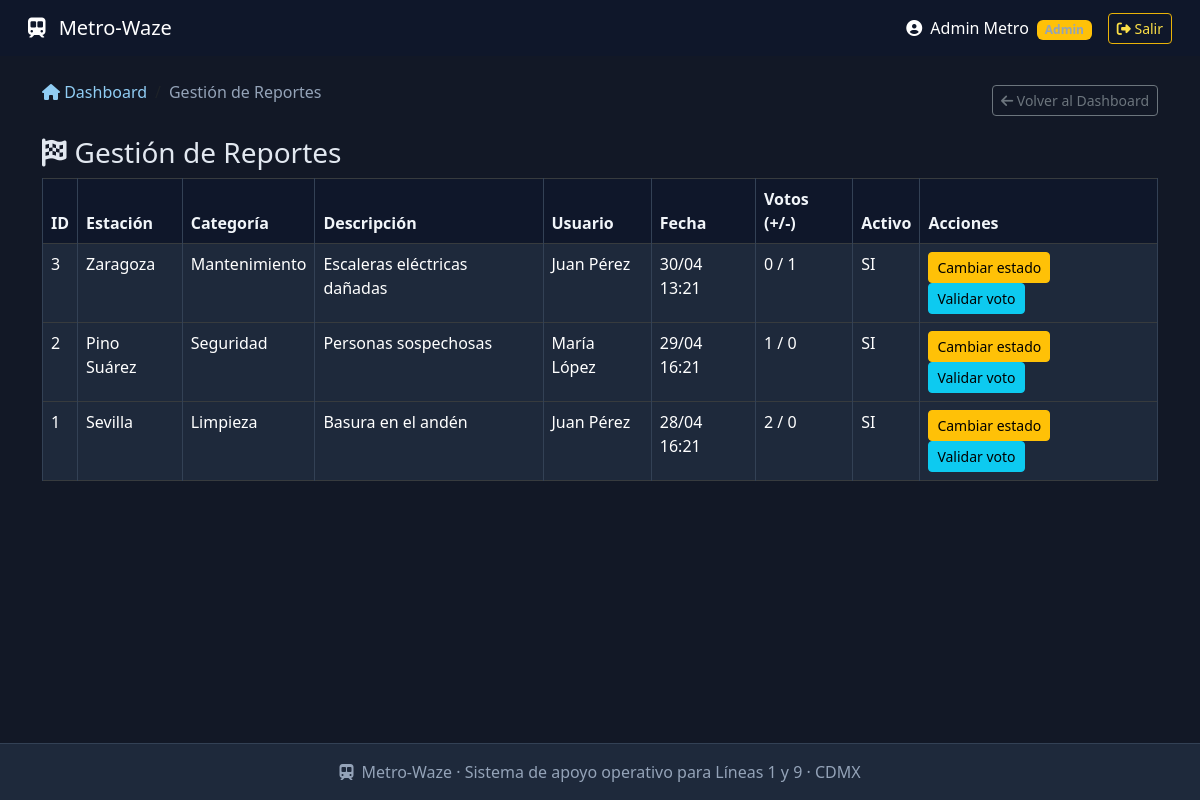
The app's page /reportes.php (signed in) with its own data.
### tables this page shows
CREATE TABLE reporte (
    id_reporte INT PRIMARY KEY AUTO_INCREMENT NOT NULL,
    id_usuario INT NOT NULL,
    id_estacion INT NOT NULL,
    categoria VARCHAR(50) NOT NULL,
    descripcion VARCHAR(150) NOT NULL,
    fecha_hora DATETIME NOT NULL,
    activo BOOLEAN NOT NULL DEFAULT TRUE,
    FOREIGN KEY (id_usuario) REFERENCES usuario(id_usuario) ON DELETE CASCADE,
    FOREIGN KEY (id_estacion) REFERENCES estacion(id_estacion) ON DELETE CASCADE
);

CREATE TABLE estacion (
    id_estacion INT PRIMARY KEY AUTO_INCREMENT NOT NULL,
    nombre VARCHAR(100) NOT NULL,
    id_linea INT NOT NULL,
    tiempo_espera_segundos INT NOT NULL DEFAULT 180,
    FOREIGN KEY (id_linea) REFERENCES linea(id_linea) ON DELETE CASCADE ON UPDATE CASCADE
);

CREATE TABLE usuario (
    id_usuario INT PRIMARY KEY AUTO_INCREMENT NOT NULL,
    nombre VARCHAR(100) NOT NULL,
    email VARCHAR(100) NOT NULL UNIQUE,
    password VARCHAR(100) NOT NULL,
    puntos_reputacion INT NOT NULL DEFAULT 0,
    es_admin BOOLEAN NOT NULL DEFAULT FALSE
);

### reportes.php (the view, shortened to what this page needs)
<?php
require_once 'header.php';
require_once 'conexion.php';
$reportes = $pdo->query("
    SELECT r.*, u.nombre as usuario, e.nombre as estacion,
           (SELECT COUNT(*) FROM validacion WHERE id_reporte = r.id_reporte AND estado = 1) as votos_positivos,
           (SELECT COUNT(*) FROM validacion WHERE id_reporte = r.id_reporte AND estado = 0) as votos_negativos
    FROM reporte r
    JOIN usuario u ON r.id_usuario = u.id_usuario
    JOIN estacion e ON r.id_estacion = e.id_estacion
    ORDER BY r.fecha_hora DESC
")->fetchAll();
?>
<h3><i class="fas fa-flag-checkered me-2"></i>Gestión de Reportes</h3>
<table class="table table-bordered table-hover">
    <thead class="table-dark">
        <tr><th>ID</th><th>Estación</th><th>Categoría</th><th>Descripción</th><th>Usuario</th><th>Fecha</th><th>Votos (+/-)</th><th>Activo</th><th>Acciones</th></tr>
    </thead>
    <tbody class="table-dark">
    <?php foreach ($reportes as $r): ?>
        <tr>
            <td><?= $r['id_reporte'] ?></td>
            <td><?= htmlspecialchars($r['estacion']) ?></td>
            <td><?= htmlspecialchars($r['categoria']) ?></td>
            <td><?= htmlspecialchars($r['descripcion']) ?></td>
            <td><?= htmlspecialchars($r['usuario']) ?></td>
            <td><?= date('d/m H:i', strtotime($r['fecha_hora'])) ?></td>
            <td><?= $r['votos_positivos'] ?> / <?= $r['votos_negativos'] ?></td>
            <td><?= $r['activo'] ? 'SI' : 'NO' ?></td>
            <td>
                <a href="?toggle_activo=<?= $r['id_reporte'] ?>" class="btn btn-sm btn-warning">Cambiar estado</a>
                <button class="btn btn-sm btn-info" data-bs-toggle="modal" data-bs-target="#modalValidar" data-id="<?= $r['id_reporte'] ?>" data-desc="<?= htmlspecialchars($r['descripcion']) ?>">Validar voto</button>
            </td>
        </tr>
    <?php endforeach; ?>
    </tbody>
</table>
<?php require_once 'footer.php'; ?>

### header.php (style rules this page uses)
body { background: #121826; color: #e2e8f0; display: flex; flex-direction: column; min-height: 100vh; font-family: 'Segoe UI', system-ui; }
h1, h2, h3, h4, h5, h6, p, span, div:not(.modal-content):not(.card-dashboard) { color: #e2e8f0; }
.table, .table-hover, .table-bordered, .table-striped { background-color: #1e293b !important; color: #e2e8f0 !important; border-color: #334155 !important; }
.table th, .table td { border-color: #334155 !important; background-color: inherit !important; }
.table thead th, .table-dark thead th { background-color: #0f172a !important; color: #f1f5f9 !important; border-bottom-color: #334155 !important; }

### records on screen
reporte: id_reporte "3", id_estacion.nombre "Zaragoza", categoria "Mantenimiento", descripcion "Escaleras eléctricas dañadas", id_usuario.nombre "Juan Pérez", fecha_hora "30/04 13:21", votos_positivos "0", votos_negativos "1", activo "SI"
reporte: id_reporte "2", id_estacion.nombre "Pino Suárez", categoria "Seguridad", descripcion "Personas sospechosas", id_usuario.nombre "María López", fecha_hora "29/04 16:21", votos_positivos "1", votos_negativos "0", activo "SI"
reporte: id_reporte "1", id_estacion.nombre "Sevilla", categoria "Limpieza", descripcion "Basura en el andén", id_usuario.nombre "Juan Pérez", fecha_hora "28/04 16:21", votos_positivos "2", votos_negativos "0", activo "SI"

### other values on screen
$usuario_nombre "Admin Metro"
$page_title "Gestión de Reportes"
